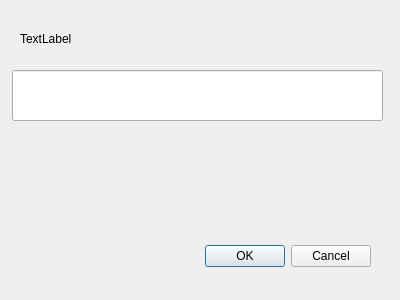
<?xml version="1.0" encoding="UTF-8"?>
<ui version="4.0">
 <class>Dialog</class>
 <widget class="QDialog" name="Dialog">
  <property name="geometry">
   <rect>
    <x>0</x>
    <y>0</y>
    <width>400</width>
    <height>300</height>
   </rect>
  </property>
  <property name="windowTitle">
   <string>Dialog</string>
  </property>
  <widget class="QDialogButtonBox" name="buttonBox">
   <property name="geometry">
    <rect>
     <x>30</x>
     <y>240</y>
     <width>341</width>
     <height>32</height>
    </rect>
   </property>
   <property name="orientation">
    <enum>Qt::Horizontal</enum>
   </property>
   <property name="standardButtons">
    <set>QDialogButtonBox::Cancel|QDialogButtonBox::Ok</set>
   </property>
  </widget>
  <widget class="QLabel" name="input_label">
   <property name="geometry">
    <rect>
     <x>20</x>
     <y>30</y>
     <width>361</width>
     <height>18</height>
    </rect>
   </property>
   <property name="text">
    <string>TextLabel</string>
   </property>
  </widget>
  <widget class="QLineEdit" name="input_line">
   <property name="geometry">
    <rect>
     <x>12</x>
     <y>70</y>
     <width>371</width>
     <height>51</height>
    </rect>
   </property>
  </widget>
 </widget>
 <resources/>
 <connections>
  <connection>
   <sender>buttonBox</sender>
   <signal>accepted()</signal>
   <receiver>Dialog</receiver>
   <slot>accept()</slot>
   <hints>
    <hint type="sourcelabel">
     <x>248</x>
     <y>254</y>
    </hint>
    <hint type="destinationlabel">
     <x>157</x>
     <y>274</y>
    </hint>
   </hints>
  </connection>
  <connection>
   <sender>buttonBox</sender>
   <signal>rejected()</signal>
   <receiver>Dialog</receiver>
   <slot>reject()</slot>
   <hints>
    <hint type="sourcelabel">
     <x>316</x>
     <y>260</y>
    </hint>
    <hint type="destinationlabel">
     <x>286</x>
     <y>274</y>
    </hint>
   </hints>
  </connection>
 </connections>
</ui>
